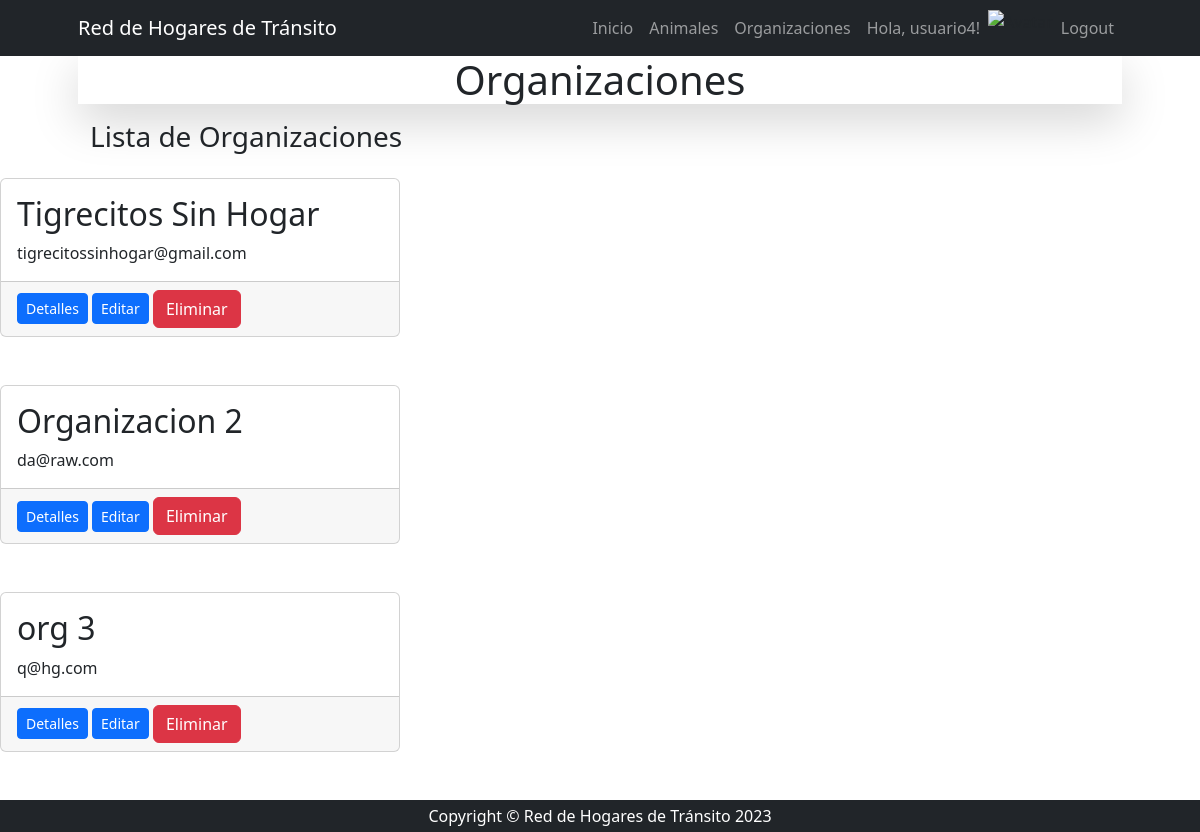
The app's page /organizacion/organizacion/list/ (signed in) with its own data.
### apps/organizacion/models.py (models this page shows, shortened)
class Organizacion(models.Model):
    nombre = models.CharField(max_length=30)
    email = models.EmailField()
    telefono = models.BigIntegerField()
    direccion = models.CharField(max_length=50)
    region_id = models.ForeignKey(Region, on_delete=models.SET_NULL, null=True)
    class  Meta:
        verbose_name = 'organización'
        verbose_name_plural = 'organizaciones'

### apps/organizacion/views.py (the view)
# urls.py: path("organizacion/list/", views.OrganizacionList.as_view(), name="organizacion_list"),
class OrganizacionList(ListView):
    model = models.Organizacion
    template_name = "organizacion/organizacion_list.html"
    context_object_name = "organizaciones"

### apps/organizacion/templates/organizacion/organizacion_list.html
{% extends 'organizacion/index.html' %}
{% block title %}
    Lista de Organizaciones
{% endblock title %}
{% block content_organizacion %}
    {% for organizacion in organizaciones %}
    </div>
</div>
<div class="col-md-4 mb-5">
    <div class="card h-100">
        <div class="card-body">
            <h2 class="card-title">{{organizacion.nombre}}</h2>
            <p class="card-text">{{organizacion.email}}</p>
        </div>
        <div class="card-footer">
            <a class="btn btn-primary btn-sm" href="#!">Detalles</a>
            <a class="btn btn-primary btn-sm" href="{% url 'organizacion:organizacion_update' organizacion.id %}">Editar</a>
            <a class="btn btn-danger" href="{% url 'organizacion:organizacion_delete' organizacion.id %}">Eliminar</a>
        </div>
    </div>
    {% endfor %}
{% endblock content_organizacion %}

### apps/home/templates/home/navbar.html (shortened to what this page needs)
<nav class="navbar navbar-expand-lg navbar-dark bg-dark">
    <div class="container px-5">
        <a class="navbar-brand" href="#!">Red de Hogares de Tránsito</a>
        <div class="collapse navbar-collapse" id="navbarSupportedContent">
            <ul class="navbar-nav ms-auto mb-2 mb-lg-0">
                <li class="nav-item"><a class="nav-link {% if request.path == '/' %} active {% endif  %}" aria-current="page" href="#!">Inicio</a></li>
                {% if user.is_authenticated %}
                    <li class="nav-item"><a class="nav-link {% if request.path == '/' %} active {% endif  %}" href="#!">Animales</a></li>
                    <li class="nav-item"><a class="nav-link {% if request.path == '/' %} active {% endif  %}" href="{% url 'organizacion:index' %}">Organizaciones</a></li>
                    <li class="nav-item"><a class="nav-link {% if request.path == '/' %} active {% endif  %}" href="{% url 'home:editarPerfil' %}">Hola, {{ user.username }}!</a></li>
                    <li class="nav-item"> <img height="30px" src="{{url}}" alt="Avatar"></h3></li>
                    <li class="nav-item"><a class="nav-link {% if request.path == '/' %} active {% endif  %}" href="{% url 'home:logout' %}">Logout</a></li>
                {% else %}
                    <li class="nav-item"><a class="nav-link {% if request.path == '/' %} active {% endif  %}" href="#!">Sobre Nosotros</a></li>
                    <li class="nav-item"><a class="nav-link" href="{% url 'home:login' %}">Login</a></li>
                {% endif %}
            </ul>
        </div>
    </div>
</nav>

### records on screen
Organizacion: nombre "Tigrecitos Sin Hogar", email "tigrecitossinhogar@gmail.com"
Organizacion: nombre "Organizacion 2", email "da@raw.com"
Organizacion: nombre "org 3", email "q@hg.com"

### other values on screen
{{ user.username }} "usuario4"
